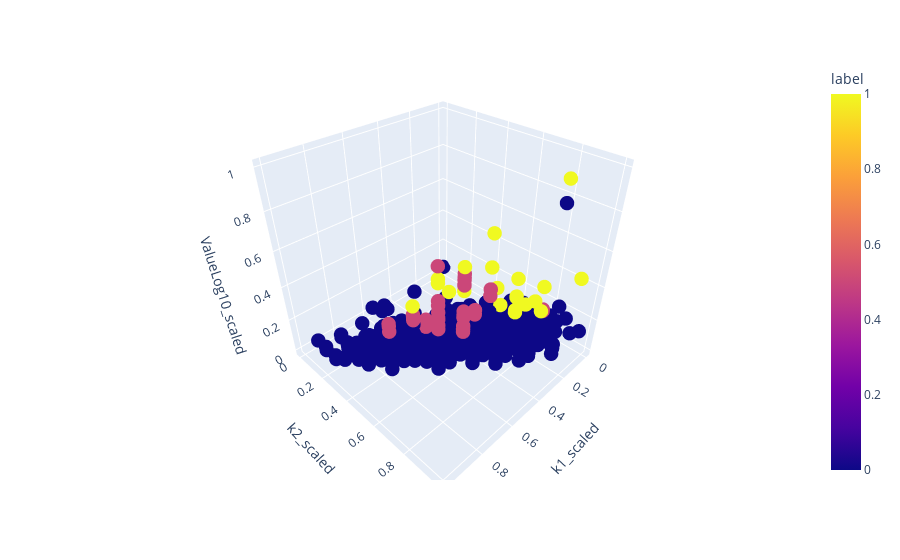

Notebook cell for this chart:
### Code cell
fig = px.scatter_3d(new_db,
                    x = 'k1_scaled',
                    y = 'k2_scaled',
                    z = 'ValueLog10_scaled',
                    color = 'label')
fig.update_traces(marker_size = 5)
fig.show()

### Figure 1 — Plotly figure (JSON) as saved in the notebook; plotly's stock layout.template omitted (floating-point values rounded to 4 significant figures; data arrays with more than 128 entries replaced by an {"elided": "..."} marker saying what was removed)
{"data": [{"hovertemplate": "k1_scaled=%{x}<br>k2_scaled=%{y}<br>ValueLog10_scaled=%{z}<br>label=%{marker.color}<extra></extra>", "legendgroup": "", "marker": {"color": {"elided": "4739 float values"}, "coloraxis": "coloraxis", "size": 5, "symbol": "circle"}, "mode": "markers", "name": "", "scene": "scene", "showlegend": false, "type": "scatter3d", "x": {"elided": "4739 float values"}, "y": {"elided": "4739 float values"}, "z": {"elided": "4739 float values"}}], "layout": {"coloraxis": {"colorbar": {"title": {"text": "label"}}, "colorscale": [[0, "#0d0887"], [0.1111, "#46039f"], [0.2222, "#7201a8"], [0.3333, "#9c179e"], [0.4444, "#bd3786"], [0.5556, "#d8576b"], [0.6667, "#ed7953"], [0.7778, "#fb9f3a"], [0.8889, "#fdca26"], [1, "#f0f921"]]}, "legend": {"tracegroupgap": 0}, "margin": {"t": 60}, "scene": {"domain": {"x": [0, 1], "y": [0, 1]}, "xaxis": {"title": {"text": "k1_scaled"}}, "yaxis": {"title": {"text": "k2_scaled"}}, "zaxis": {"title": {"text": "ValueLog10_scaled"}}}}}
